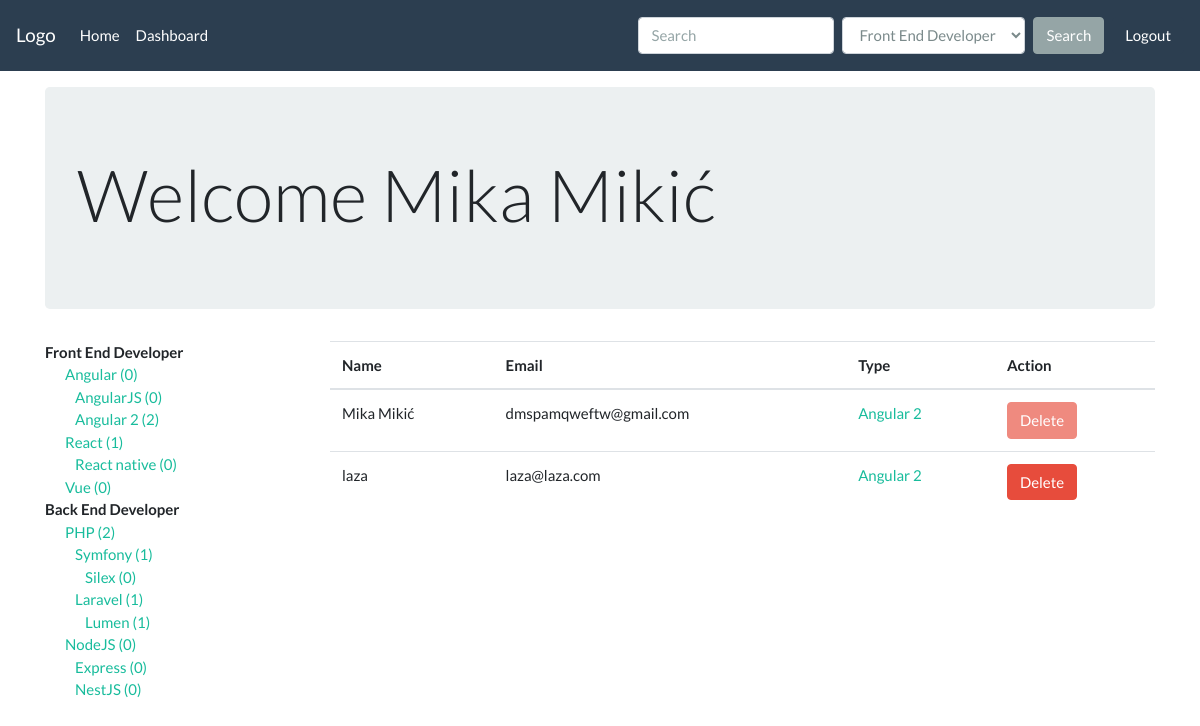
The page /dashboard.php?type=102 (signed in) on the database its author committed.
### tables this page shows
CREATE TABLE `users` (
  `id` int(11) NOT NULL,
  `user_type` varchar(10) NOT NULL,
  `name` varchar(100) NOT NULL,
  `email` varchar(100) NOT NULL,
  `password` varchar(255) NOT NULL
);

CREATE TABLE `user_type` (
  `id` int(11) NOT NULL,
  `type_id` varchar(10) NOT NULL,
  `name` varchar(50) NOT NULL
);

### db.php (called while the page is built, shortened)
<?php
  $dbConfig = new DatabaseConfig(
      Config::DB_HOST,
      Config::DB_USER,
      Config::DB_PASS,
      Config::DB_NAME
    );
  $dbConnection = new DatabaseConnection($dbConfig);

### includes/dash_search_incs.php (called while the page is built, shortened)
<?php
  $usersModel = new UsersModel($dbConnection);
  $typeModel = new UserTypeModel($dbConnection);
  $user = $usersModel->getById($_SESSION['user_id']);

### Models/Model.php (called while the page is built, shortened)
<?php
  abstract class Model {
    private $db;
    public function __construct(DatabaseConnection &$db) {
      $this->db = $db;
    }
    protected function getConnection(){
      return $this->db->getConnection();
    }
    private function tableName(): string {
      $matches= [];
      preg_match('|^.*\\\((?:[A-Z][a-z]+)+)Model$|', static::class, $matches);
      $classNameUnder = preg_replace('|[A-Z]|', '_$0', $matches[1] ?? '');
      return substr(strtolower($classNameUnder), 1);
    }
    public function getById(int $id) {
      $query = "SELECT * FROM " . $this->tableName() . " WHERE id = :id;";
      $stmt = $this->getConnection()->prepare($query);
      $result = $stmt->execute(['id' => $id]);
      $res = NULL;
      if($result) {
        $res = $stmt->fetch(PDO::FETCH_OBJ);
      }
      return $res;
    }
    public function getAll(): array {
      $query = "SELECT * FROM " . $this->tableName() . ";";
      $stmt = $this->getConnection()->prepare($query);
      $result = $stmt->execute();
      $res = [];
      if ($result){
        $res = $stmt->fetchAll(PDO::FETCH_OBJ);
      }
      return $res;
    }
    private function isValidFieldName(string $fieldName){
      return boolval(preg_match('|^[a-z][a-z_0-9]+[a-z0-9]$|', $fieldName));
    }
    public function getByFieldName(string $fieldName, $val) {
      $query = "SELECT * FROM " . $this->tableName() . " WHERE " . $fieldName . " = :val;";
      $stmt = $this->getConnection()->prepare($query);
      $result = $stmt->execute(['val' => $val]);
      $res = NULL;
      if($result) {
        $res = $stmt->fetch(PDO::FETCH_OBJ);
      }
      return $res;
    }
    public function getAllByFieldName(string $fieldName, $val) {
      $query = "SELECT * FROM " . $this->tableName() . " WHERE " . $fieldName . " = :val;";
      $stmt = $this->getConnection()->prepare($query);
      $result = $stmt->execute(['val' => $val]);
      $res = [];
      if($result) {
        $res = $stmt->fetchAll(PDO::FETCH_OBJ);
      }
      return $res;
    }
  }

### DB/DatabaseConnection.php (called while the page is built, shortened)
<?php
  class DatabaseConnection {
    private $connection;
    private $config;
    public function __construct(DatabaseConfig $dbConfig) {
      $this->config = $dbConfig;
    }
    public function getConnection(): PDO {
      if($this->connection === NULL){
        $this->connection = new PDO($this->config->getDsn(), $this->config->getUser(), $this->config->getPass());
      }
      return $this->connection;
    }
  }

### DB/DatabaseConfig.php (called while the page is built, shortened)
<?php
  class DatabaseConfig {
    private $db_host;
    private $db_user;
    private $db_name;
    private $db_pass;
    public function __construct(string $db_host, string $db_user, string $db_pass, string $db_name){
      $this->db_host = $db_host;
      $this->db_user = $db_user;
      $this->db_name = $db_name;
      $this->db_pass = $db_pass;
    }
    public function getDsn(): string {
      return "mysql:host={$this->db_host};dbname={$this->db_name};charset=utf8";
    }
    public function getUser(): string {
      return $this->db_user;
    }
    public function getPass(): string {
      return $this->db_pass;
    }
  }

### Models/UserTypeModel.php (called while the page is built, shortened)
<?php
  class UserTypeModel extends Model {
   public function getTypeNameByTypeId($typeId){
    return $this->getByFieldName("type_id", $typeId);
   }
   public function getAllTypes(): array {
     $result = $this->getAll();
     usort($result, function ($a, $b){
        return strcmp($a->type_id, $b->type_id);
     });
     return $result;
   }
  }

### Models/UsersModel.php (called while the page is built, shortened)
<?php
  class UsersModel extends Model {
    public function getAllByType(int $type): array {
      return $this->getAllByFieldName('user_type', $type);
    }
    public function countUsersByType(int $type): int {
      return count($this->getAllByType($type));
    }
  }

### dashboard.php (the view, shortened to what this page needs)
<?php require_once('includes/header.php'); ?>
<?php require_once('includes/navbar.php'); ?>
  <div class="container mt-3">
  <?php
    require_once('includes/dash_search_incs.php');
    $typeStr = htmlspecialchars($_GET['type'] ?? '');
    $types = $typeModel->getAllTypes();
  ?>
    <div class="jumbotron">
      <h1 class="display-3">Welcome <?= $user->name; ?></h1>
    </div>
    <div class="row">
      <div class="col-md-3">
        <ul class="list-unstyled">
          <?php foreach($types as $type): ?>
            <?php if (strlen($type->type_id) === 1): ?>
              <li>
                <strong><?= $type->name ?></strong>
              </li>
            <?php  else: ?>
              <li class="uvuci<?=strlen($type->type_id)?>">
                <a href="dashboard.php?type=<?= $type->type_id;?>"><?= $type->name; ?> (<?= $usersModel->countUsersByType($type->type_id); ?>)</a>
              </li>
            <?php endif; ?>
          <?php endforeach; ?>
        </ul>
      </div>
      <div class="col-md-9">
        <?php
          $users = $typeStr ? $usersModel->getAllByType($typeStr) : $usersModel->getAll();
          require_once('includes/userTable.php');
        ?>
      </div>
    </div>
  </div>
<?php require_once('includes/footer.php'); ?>

### includes/userTable.php (shortened to what this page needs)
<table class="table">
  <thead>
    <tr>
      <th scope="col">Name</th>
      <th scope="col">Email</th>
      <th scope="col">Type</th>
      <th scope="col">Action</th>
    </tr>
  </thead>
  <tbody>
  <?php foreach($users as $user): ?>
    <tr>
      <td><?= $user->name; ?></td>
      <td><?= $user->email; ?></td>
      <td>
        <a href="dashboard.php?type=<?= $user->user_type;?>">
            <?= $typeModel->getTypeNameByTypeId($user->user_type)->name; ?>
        </a>
      </td>
      <td>
        <form action="includes/delete.php" method="post">
          <button name="delete" class="btn btn-danger" onclick="return confirm('Are you sure, this action will delete user?')"
                <?= $user->id === $_SESSION['user_id'] ? 'disabled' : '' ?>>Delete</button>
        </form>
      </td>
    </tr>
  <?php endforeach; ?>
  </tbody>
</table>

### css/custom.css (style rules this page uses)
.uvuci2 { padding-left:20px; }
.uvuci3 { padding-left:30px; }
.uvuci4 { padding-left:40px; }

### rows shown on the page
users: name "Mika Mikić", email "dmspamqweftw@gmail.com", user_type.name "Angular 2"
user_type: name "Front End Developer"
user_type: name "Angular", type_id "0"
user_type: name "AngularJS", type_id "0"
user_type: name "Angular 2", type_id "2"
user_type: name "React", type_id "1"
user_type: name "React native", type_id "0"
user_type: name "Vue", type_id "0"
user_type: name "Back End Developer"
user_type: name "PHP", type_id "2"
user_type: name "Symfony", type_id "1"
user_type: name "Silex", type_id "0"
user_type: name "Laravel", type_id "1"
user_type: name "Lumen", type_id "1"
user_type: name "NodeJS", type_id "0"
user_type: name "Express", type_id "0"
user_type: name "NestJS", type_id "0"
users: name "laza", email "laza@laza.com", user_type.name "Angular 2"
